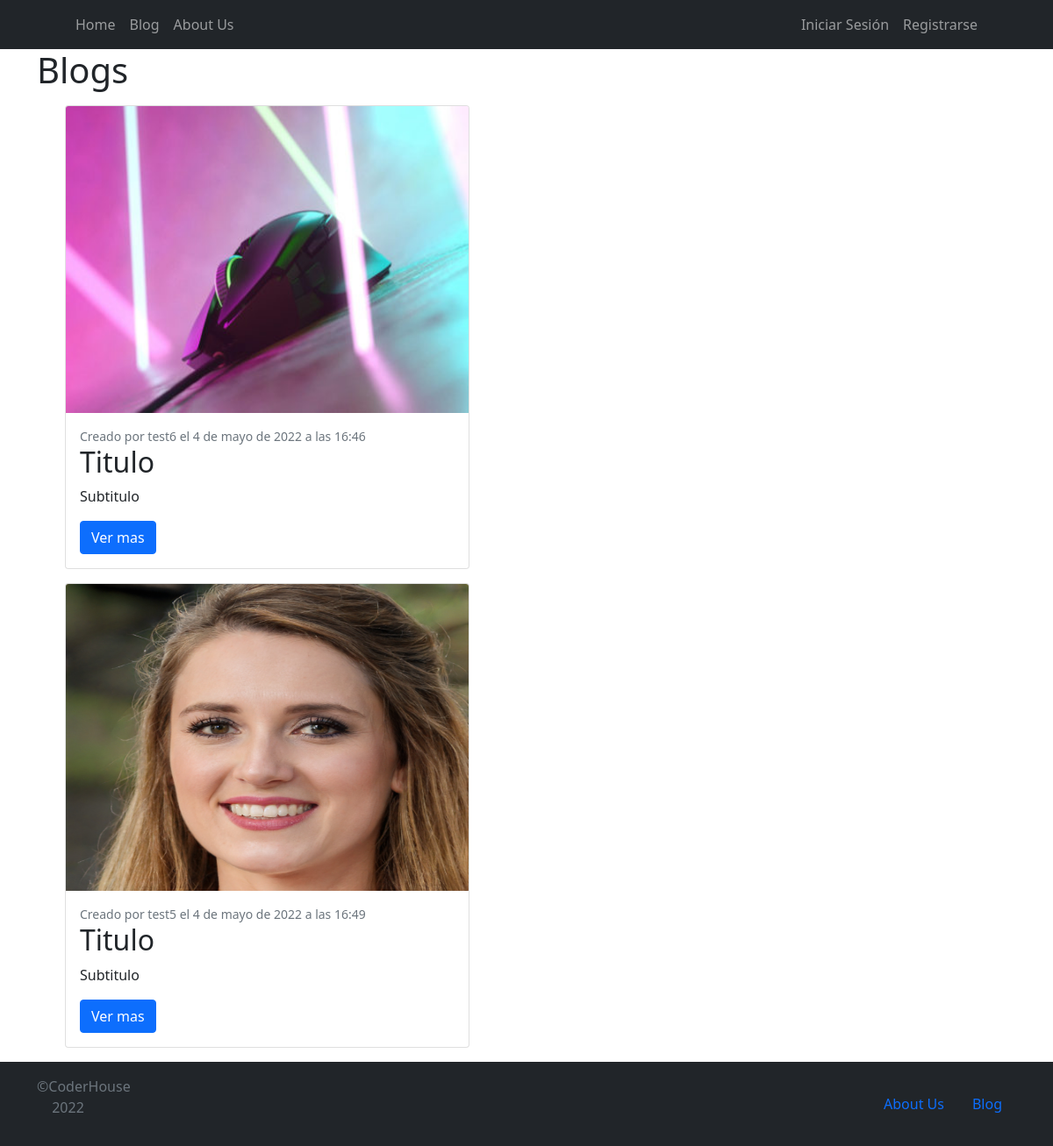
The page /pages/ on the database its author committed.
### pages/models.py (models this page shows, shortened)
class Page(models.Model):
    id =        models.AutoField(primary_key=True)
    title =     models.CharField(max_length=20, verbose_name="Titulo")
    subtitle =  models.CharField(max_length=50, verbose_name="Subtitulo")
    content =   RichTextField(verbose_name="Texto")
    image =     models.ImageField(upload_to='page_imagen', null=True, blank=True, verbose_name="Imagen")
    autor =     models.ForeignKey(User, on_delete=models.CASCADE)
    created =   models.DateTimeField(auto_now_add=True)
    updated =   models.DateTimeField(auto_now=True)

### core/views.py (the view)
# urls.py: path('pages/',views.Blog, name="pages"),
def Blog (request):
    pages = Page.objects.all()
    if len(pages) > 0:
        return render(request, "core/blog.html", {'pages': pages})
    else:
        return render(request, "core/blog.html", {'msj': 'No hay páginas aún'})

### core/templates/core/blog.html (shortened to what this page needs)
{% extends 'core/index.html' %}
        {% load static %}
        {% block head %}
        <link href= {% static 'blog/css/styles.css' %} rel="stylesheet"  />
        {% endblock head %}
        {% block contenido %}
        <div class="container">
            <div class="row">
                <h1>Blogs</h1>
                <div class="col-lg-8">
                    {% block pages %}
                    {% for page in pages %}
                    <ul>
                        <div class="row">
                            <div class="col-lg-8">
                                <div class="card mb-6">
                                    <a><img class="card-img-top" src='{{page.image.url}}' width="700" height="350" alt="..." /></a>
                                    <div class="card-body">
                                        <div class="small text-muted">Creado por {{page.autor}} el {{page.created}}</div>
                                        <h2 class="card-title">{{page.title}}</h2>
                                        <p class="card-text">{{page.subtitle}}</p>
                                        <a class="btn btn-primary" href= {% url 'pageDetail' page.id %} >Ver mas</a>
                                    </div>
                                </div>
                            </div>
                        </div>
                    </ul>
                    {% endfor %}
                    {% endblock pages %}
                </div>
                <div class="col-lg-4">
                </div>
            </div>
        </div>
        {% endblock contenido %}

### rows shown on the page
Page: image (picture), autor "test6", created "4 de mayo de 2022 a las 16:46", title "Titulo", subtitle "Subtitulo"
Page: image (picture), autor "test5", created "4 de mayo de 2022 a las 16:49", title "Titulo", subtitle "Subtitulo"
